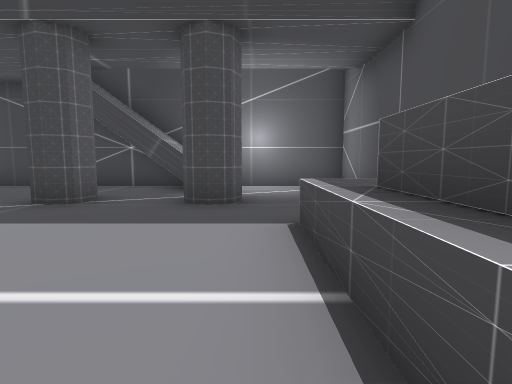
view 1 (above)

17 first-person views from a walk through a Godot game level. The camera is 1.4 m above the floor, tilts 6° down and sees 80° across. The floor is counted in squares, 2 m on a side. Each view is taken from the middle of a square. On the plan, view 1 faces up. The plan holds only what a view shows up to about 10 squares ahead; the rest is blank. The place goes on beyond the plan. Flat picture figures and markers are not drawn. Characters and animated objects are not drawn.

view 2
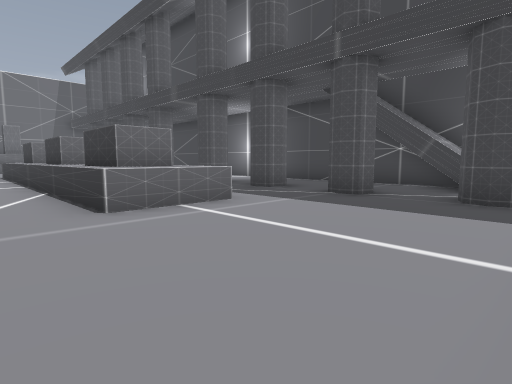

view 3
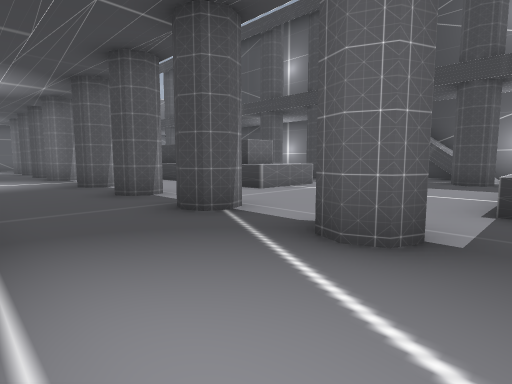

view 4
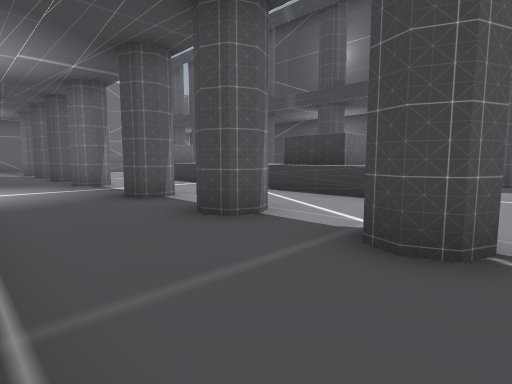

view 5
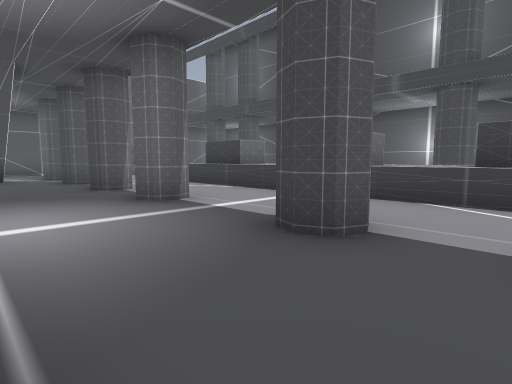

view 6
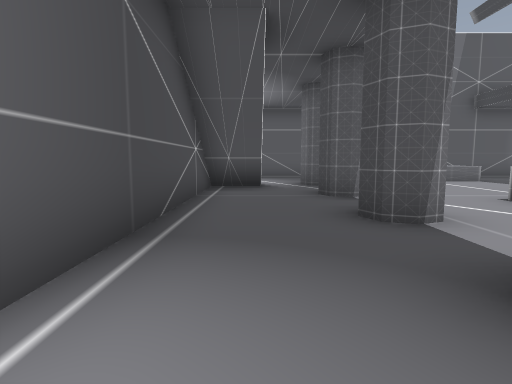

view 7
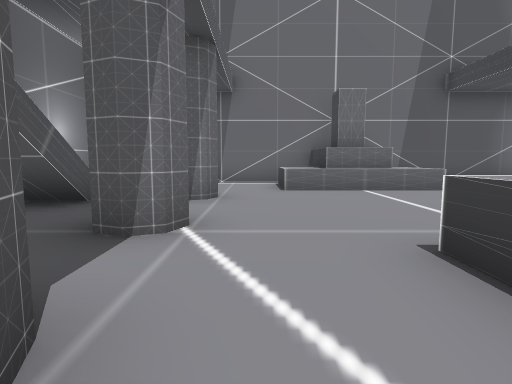

view 8
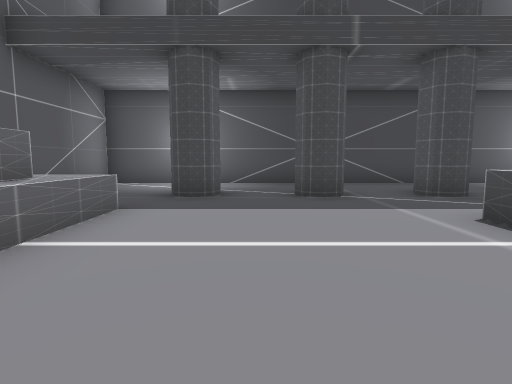

view 9
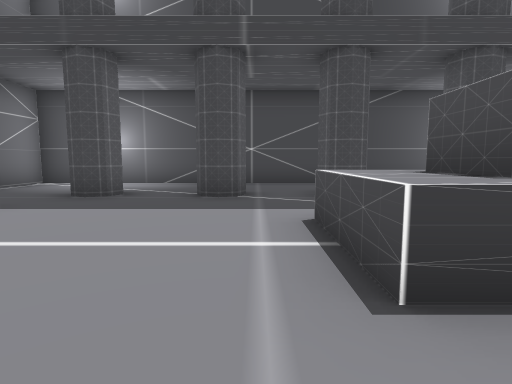

view 10
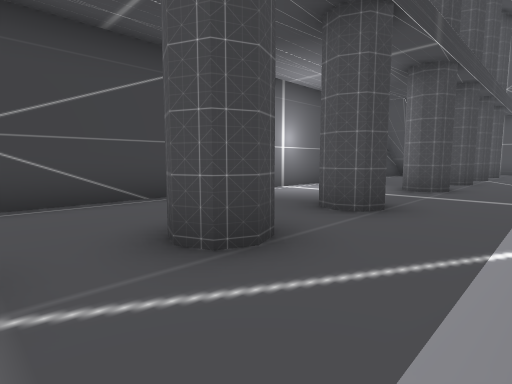

view 11
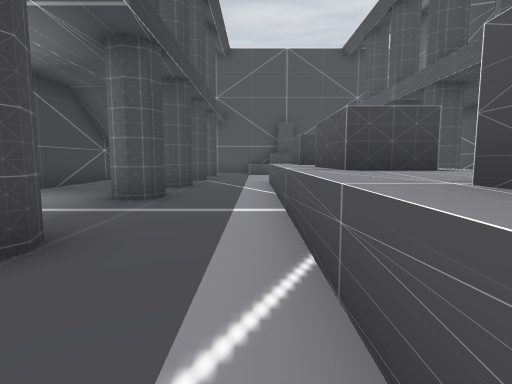

view 12
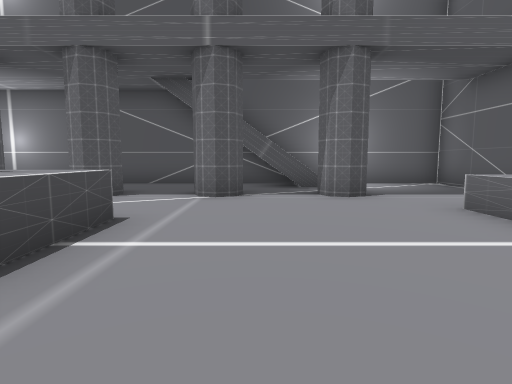

view 13
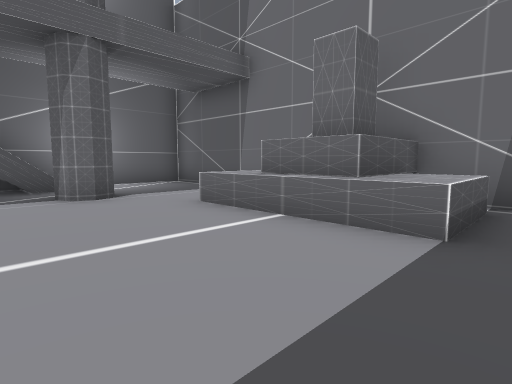

view 14
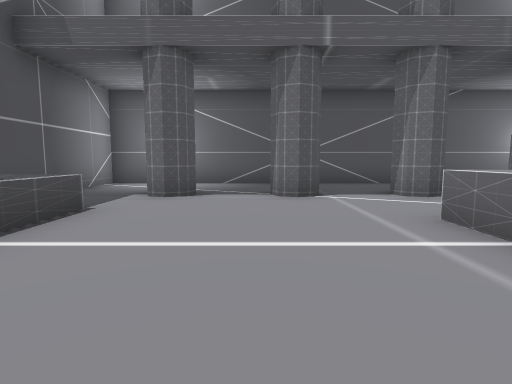

view 15
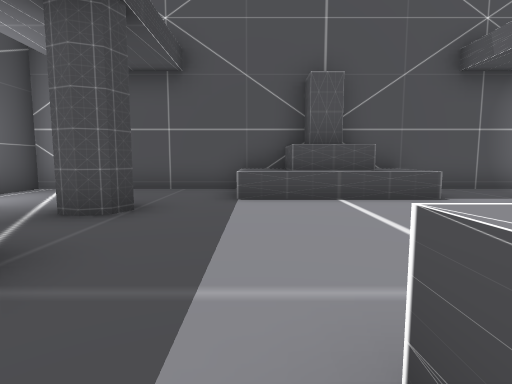

view 16
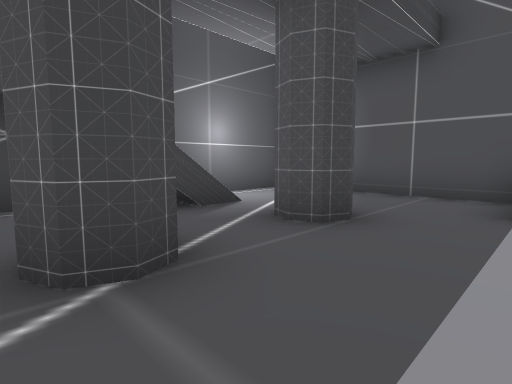

view 17
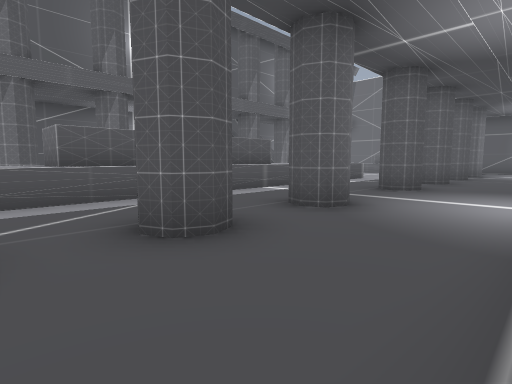

### Floor plan
Key: @ floor where view 1 was taken; # wall or solid block; . floor; / step, stairs or slope; ^ raised ledge.
Columns run from 23 left of view 1 to 3 right of it. Each row starts with its distance up from view 1.
  9 ###########################
  8 #..................../ ...#
  7 #....................//...#
  6 #.........................#
  5 #...#.#..#.#...#.#..#.#...#
  4 #.........................#
  3 #^^^....................^^
  2 ###^....^##^^##^##^.....##
  1 ###^....^##^^##^##^.....#
  0 #^^^...................@^^
 -1 #.........................#
 -2 #...#..#.#..#..#..#.#..#..#
 -3 #.........................#
 -4 #...////..................#
 -5 #...///#..................#
 -6 ###########################

Where each view was taken, in squares from view 1:
view 1: 0 up, 0 right, facing up
view 2: 1 down, 0 right, facing up-left
view 3: 5 down, 1 right, facing up-left
view 4: 5 down, 2 left, facing up-left
view 5: 5 down, 6 left, facing up-left
view 6: 4 down, 10 left, facing left
view 7: 1 down, 13 left, facing left
view 8: 1 down, 18 left, facing up
view 9: 1 down, 16 left, facing up
view 10: 3 up, 16 left, facing up-right
view 11: 3 up, 14 left, facing right
view 12: 4 up, 17 left, facing down
view 13: 4 up, 17 left, facing down-left
view 14: 4 up, 2 left, facing down
view 15: 3 up, 5 left, facing right
view 16: 3 up, 4 left, facing up-right
view 17: 8 up, 4 left, facing down-left
